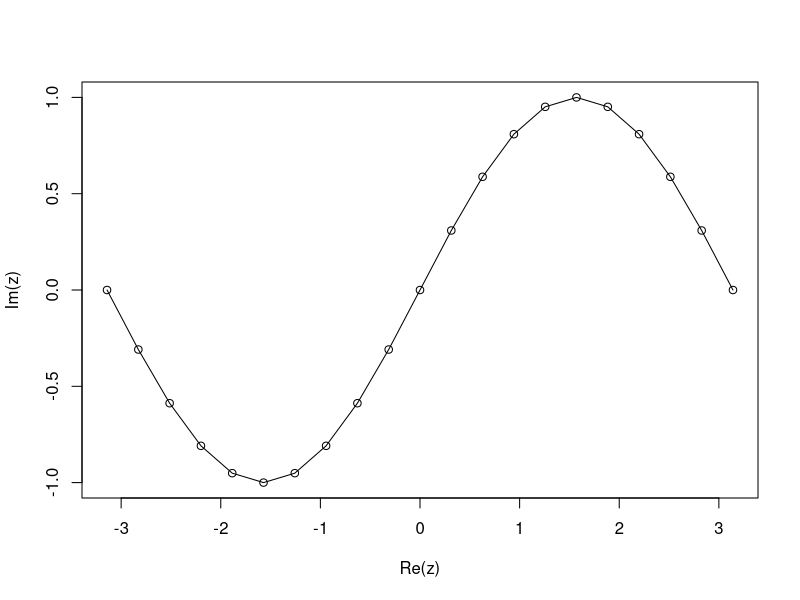

This figure's R source:
## ---- chunk 1
paste("My","Job")
paste("X",1:6,sep="")
paste(1:10)#同as.character(1:10)
paste("Today is ",date())
paste(c('a','b'),collapse = '.')#重要
## ---- chunk 2
x <- seq(-pi,pi,by=pi/10)
y <- sin(x)
z <- complex(re=x,im=y)
plot(z)#画出复数向量z的散点图
lines(z)#用实现连接这些散点
## ---- chunk 3
ages <- c(Li=33,Zhang=29,Liu=18)
## ---- chunk 4
z=1:12
dim(z)=c(3,4)
## ---- chunk 5
x <- array(1:20,dim=c(4,5))

## ---- chunk 6
x <- c(0.9,0.2,0.4,0.6,0.8)
y <- c(0.9,1.9,2.8,3.3,4.2)
lsfit.sol <- lsfit(x,y)
## ---- chunk 7
X <- matrix(c(rep(1,5),x),ncol=2)#需要手动加元素为1的列
Xplus <- qr(X)
Xplus
## ---- chunk 8
A <- matrix(1:6,nrow=2)
as.vector(A)
## ---- chunk 9
X <- matrix(1:6,ncol=2,dimnames=list(c("one","two","three"),c("First","Second")),byrow=T)
## ---- chunk 10
X <- matrix(1:6,ncol=2,byrow=T)
dimnames(X) <- list(c("one","two","three"),c("First","Second"))
## ---- chunk 11
A <- array(1:24,dim = c(2,3,4))
B <- aperm(A,c(2,3,1))
## ---- chunk 12
x <- 3
switch(x,2+2,mean(1:10),rnorm(4))

switch(2,2+2,mean(1:10),rnorm(4))

switch(6,2+2,mean(1:10),rnorm(4))
## ---- chunk 13
y <- "fruit"
switch(y,fruit="banana",vegetable="broccoli",meat="beef")
## ---- chunk 14
#用repeat语句循环计算1000以内的Fibonacci数列
f <- 1
f[2] <- 1
i <- 1
repeat{
    f[i+2] <- f[i]+f[i+1]
    i <- i+1
    if(f[i]+f[i+1]>=1000) break
}
